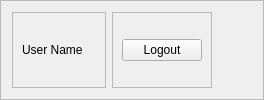
        <widget class="QFrame" name="frame_7">
         <property name="frameShape">
          <enum>QFrame::StyledPanel</enum>
         </property>
         <property name="frameShadow">
          <enum>QFrame::Raised</enum>
         </property>
         <layout class="QHBoxLayout" name="horizontalLayout_6" stretch="2,2,14">
          <item>
           <widget class="QFrame" name="frame_23">
            <property name="frameShape">
             <enum>QFrame::StyledPanel</enum>
            </property>
            <property name="frameShadow">
             <enum>QFrame::Raised</enum>
            </property>
            <layout class="QGridLayout" name="gridLayout_8">
             <item row="0" column="0">
              <widget class="QLabel" name="label_2">
               <property name="text">
                <string>User Name</string>
               </property>
              </widget>
             </item>
             <item row="0" column="1">
              <widget class="QLabel" name="label">
               <property name="text">
                <string/>
               </property>
              </widget>
             </item>
            </layout>
           </widget>
          </item>
          <item>
           <widget class="QFrame" name="frame_24">
            <property name="frameShape">
             <enum>QFrame::StyledPanel</enum>
            </property>
            <property name="frameShadow">
             <enum>QFrame::Raised</enum>
            </property>
            <layout class="QVBoxLayout" name="verticalLayout">
             <item>
              <widget class="QPushButton" name="logoutButton">
               <property name="text">
                <string>Logout</string>
               </property>
              </widget>
             </item>
            </layout>
           </widget>
          </item>
          <item>
           <spacer name="horizontalSpacer">
            <property name="orientation">
             <enum>Qt::Horizontal</enum>
            </property>
            <property name="sizeHint" stdset="0">
             <size>
              <width>40</width>
              <height>20</height>
             </size>
            </property>
           </spacer>
          </item>
         </layout>
        </widget>
